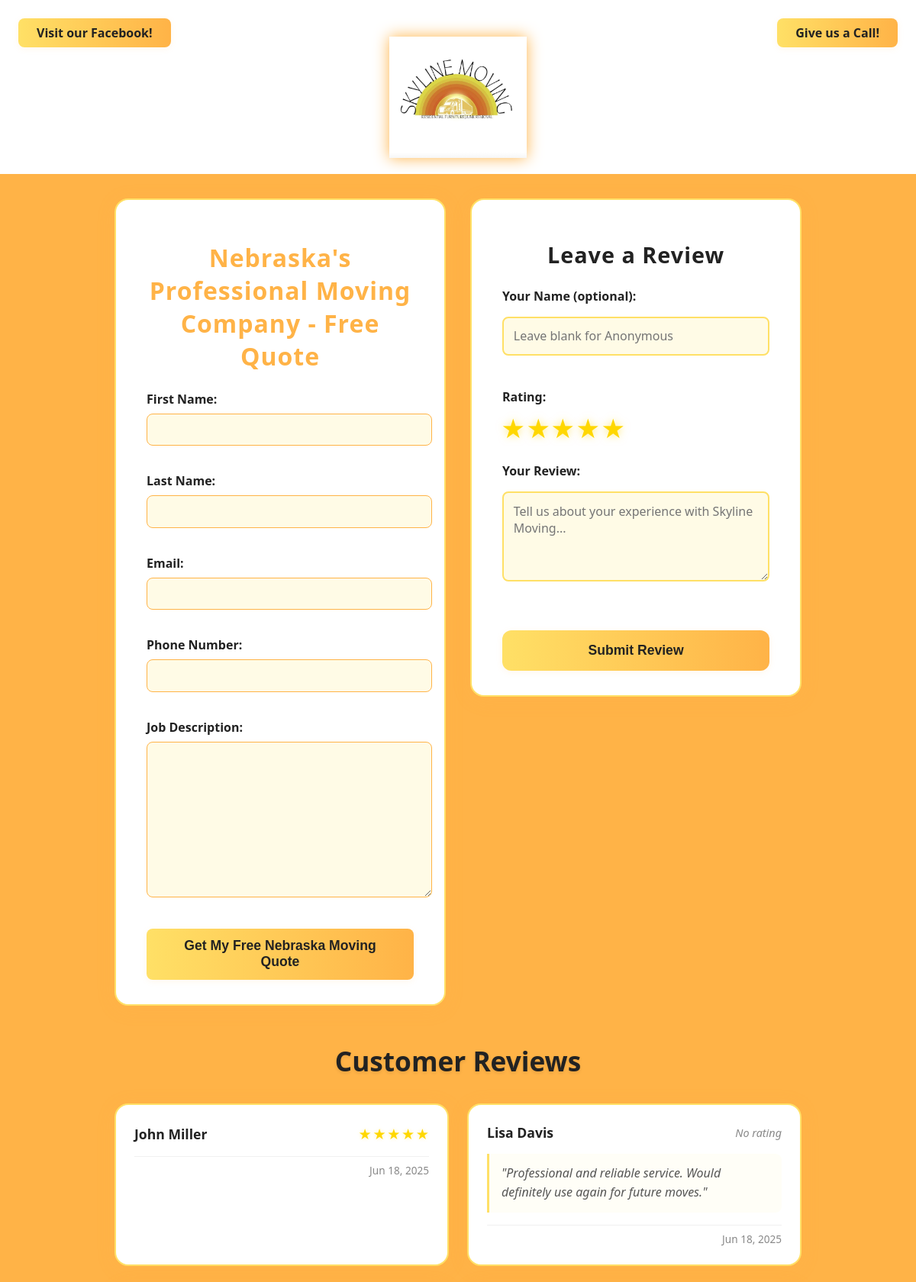
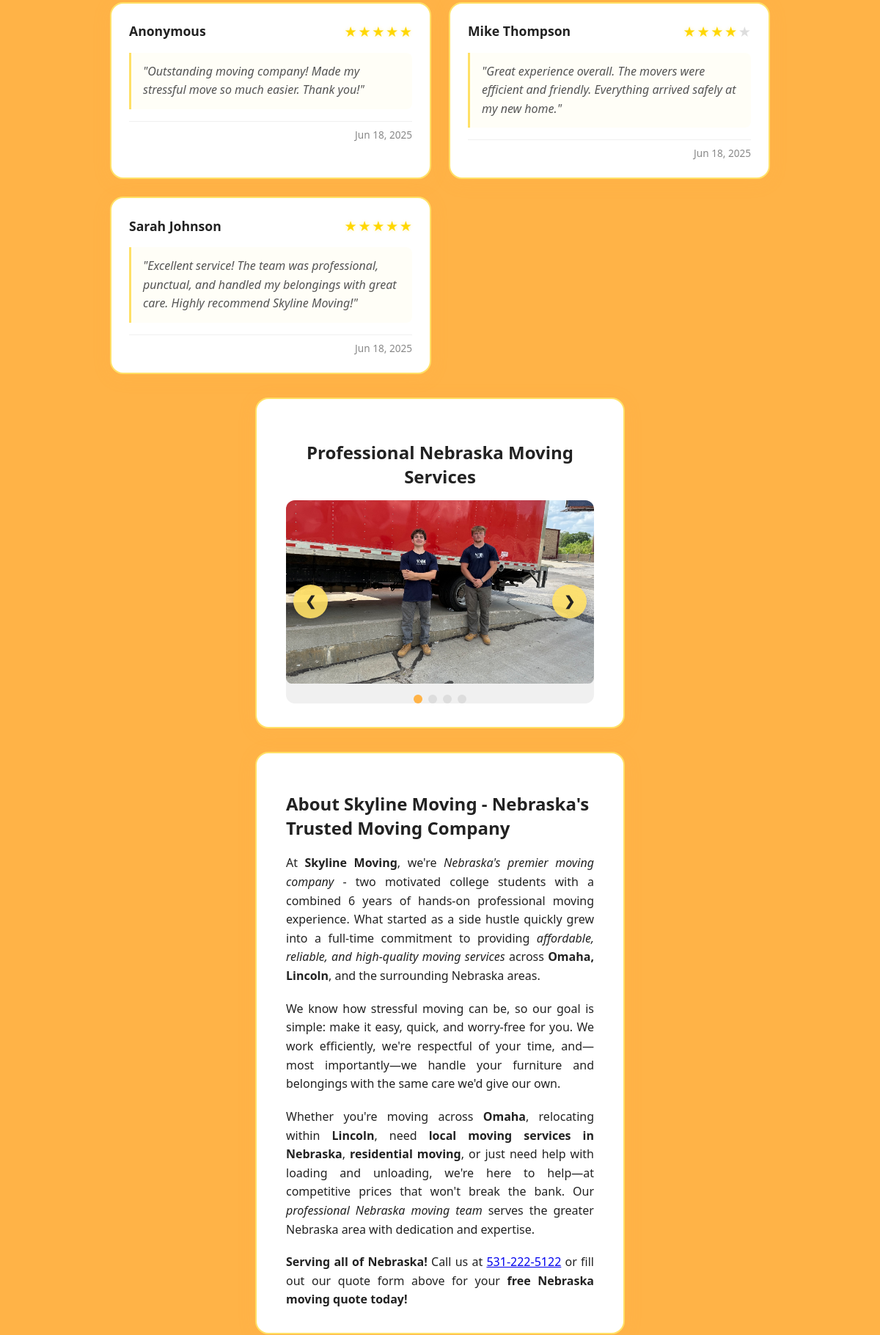
The page / (upper part) on the database its author committed (2 pictures, top to bottom).
### quotes/models.py (models this page shows, shortened)
class Review(models.Model):
    STAR_CHOICES = [
        ('1', '1 Star'),
        ('2', '2 Stars'),
        ('3', '3 Stars'),
        ('4', '4 Stars'),
        ('5', '5 Stars'),
        ('none', 'No Rating'),
    ]
    name = models.CharField(max_length=100, default='Anonymous')
    rating = models.CharField(max_length=4, choices=STAR_CHOICES, default='none')
    description = models.TextField(default='none')
    created_at = models.DateTimeField(default=timezone.now)
    class Meta:
        ordering = ['-created_at']  # Most recent first

### quotes/views.py (the view)
# urls.py: path('', views.quote_request, name='quote_request'),
def quote_request(request):
    success = False
    review_success = False
    if request.method == 'POST':
        if 'description' in request.POST or 'rating' in request.POST:
            review_form = ReviewForm(request.POST)
            if review_form.is_valid():
                Review.objects.create(
                    name=review_form.cleaned_data['name'],
                    rating=review_form.cleaned_data['rating'],
                    description=review_form.cleaned_data['description']
                )
                review_success = True
                review_form = ReviewForm()  # Reset form
            form = QuoteRequestForm()  # Keep quote form as is
        else:
            form = QuoteRequestForm(request.POST)
            if form.is_valid():
                subject = 'New Quote Request from Skyline Moving'
                message = (
                    f"First Name: {form.cleaned_data['first_name']}\n"
                    f"Last Name: {form.cleaned_data['last_name']}\n"
                    f"Email: {form.cleaned_data['email']}\n"
                    f"Phone: {form.cleaned_data['phone']}\n"
                    f"Job Description: {form.cleaned_data['job_description']}\n"
                )
                send_mail(
                    subject,
                    message,
                    'skyline.moving.gp@gmail.com',  # From email
                    ['skyline.moving.gp@gmail.com'],  # To email
                    fail_silently=False,
                )
                success = True
                form = QuoteRequestForm()  # Reset form
            review_form = ReviewForm()  # Keep review form as is
    else:
        form = QuoteRequestForm()
        review_form = ReviewForm()
    return render(request, 'quotes/quote_form.html', {
        'form': form,
        'review_form': review_form,
        'success': success,
        'review_success': review_success,
        'reviews': Review.objects.all()[:20]  # Show latest 20 reviews
    })

### quotes/forms.py (shortened to what this page needs)
class QuoteRequestForm(forms.Form):
    first_name = forms.CharField(max_length=30, label='First Name', widget=forms.TextInput(attrs={'required': 'required'}))
    last_name = forms.CharField(max_length=30, label='Last Name', widget=forms.TextInput(attrs={'required': 'required'}))
    email = forms.EmailField(label='Email', widget=forms.EmailInput(attrs={'required': 'required', 'pattern': r'.+@.+\.com$'}))
    phone = forms.CharField(max_length=20, label='Phone Number', widget=forms.TextInput(attrs={'required': 'required', 'pattern': r'^(\+1\s?)?(\(?\d{3}\)?[\s-]?)?\d{3}[\s-]?\d{4}$'}))
    job_description = forms.CharField(widget=forms.Textarea(attrs={'required': 'required'}), label='Job Description')

class ReviewForm(forms.Form):
    name = forms.CharField(max_length=100, required=False, widget=forms.TextInput(attrs={
        'placeholder': 'Leave blank for Anonymous',
        'id': 'reviewName'
    }))
    rating = forms.ChoiceField(choices=[
        ('1', '1'),
        ('2', '2'),
        ('3', '3'),
        ('4', '4'),
        ('5', '5'),
    ], required=False, initial='5', widget=forms.HiddenInput(attrs={'id': 'reviewRating'}))
    description = forms.CharField(widget=forms.Textarea(attrs={
        'rows': 4,
        'placeholder': 'Tell us about your experience with Skyline Moving...',
        'id': 'reviewText'
    }), required=False)

### quotes/templates/quotes/quote_form.html (shortened to what this page needs)
{% load static %}
<!DOCTYPE html>
<html lang="en">
<head>
    <link rel="stylesheet" href="{% static 'quotes/css/style.css' %}?v=23">
</head>
<body>
    <div class="logo-container">
        <div class="header-button-left">
            <a href="https://www.facebook.com/people/Skyline-Movers/61575602127611/#" target="_blank" class="header-button">Visit our Facebook!</a>
        </div>
        <div class="header-button-right">
            <a href="tel:531-222-5122" class="header-button">Give us a Call!</a>
        </div>
        <img src="{% static 'quotes/img/IMG_4687.jpg' %}" alt="Skyline Moving Logo - Professional Moving Company" class="logo">
    </div>
    <div class="quote-form-bg">
        <div class="forms-container">
            <div class="quote-form-container">
                <h1>Nebraska's Professional Moving Company - Free Quote</h1>
                <form method="post" itemscope itemtype="https://schema.org/ContactForm">
                    {{ form.as_p }}
                    <button type="submit" aria-label="Submit moving quote request">Get My Free Nebraska Moving Quote</button>
                </form>
            </div>
            <div class="review-form-container">
                <h1>Leave a Review</h1>
                <form class="review-form" method="post" id="reviewForm" novalidate>
                    <div class="form-group">
                        <label for="reviewName">Your Name (optional):</label>
                        {{ review_form.name }}
                    </div>
                    <div class="form-group">
                        <label for="reviewRating">Rating:</label>
                        <div class="star-rating">
                            <span class="star" data-rating="1">★</span>
                            <span class="star" data-rating="2">★</span>
                            <span class="star" data-rating="3">★</span>
                            <span class="star" data-rating="4">★</span>
                            <span class="star" data-rating="5">★</span>
                        </div>
                    </div>
                    <div class="form-group">
                        <label for="reviewText">Your Review:</label>
                        {{ review_form.description }}
                    </div>
                    <button type="submit" aria-label="Submit review">Submit Review</button>
                </form>
            </div>
        </div>
        <div class="reviews-display-container">
            <h2>Customer Reviews</h2>
            {% if reviews %}
                <div class="reviews-grid">
                    {% for review in reviews %}
                        <div class="review-bubble">
                            <div class="review-header">
                                <div class="review-name">{{ review.name }}</div>
                                <div class="review-rating">
                                    {% if review.rating != 'none' %}
                                        {% for i in "12345" %}
                                            {% if forloop.counter <= review.rating|add:0 %}
                                                <span class="review-star filled">★</span>
                                            {% else %}
                                                <span class="review-star">★</span>
                                            {% endif %}
                                        {% endfor %}
                                    {% else %}
                                        <span class="no-rating">No rating</span>
                                    {% endif %}
                                </div>
                            </div>
                            {% if review.description != 'none' %}
                                <div class="review-description">
                                    "{{ review.description }}"
                                </div>
                            {% endif %}
                            <div class="review-date">
                                {{ review.created_at|date:"M d, Y" }}
                            </div>
                        </div>
                    {% endfor %}
                </div>
            {% else %}
                <div class="no-reviews">
                    <p>No reviews yet. Be the first to leave a review!</p>
                </div>
            {% endif %}
        </div>
        <div class="carousel-container">
            <h3>Professional Nebraska Moving Services</h3>
            <div class="carousel">
                <div class="carousel-inner">
                    <div class="carousel-item active">
                        <img src="{% static 'quotes/img/IMG_0507.jpg' %}" alt="Professional Moving Team - Skyline Moving Services">
                    </div>
                </div>
                <button class="carousel-btn prev-btn" onclick="changeSlide(-1)">&#10094;</button>
                <button class="carousel-btn next-btn" onclick="changeSlide(1)">&#10095;</button>
                <div class="carousel-indicators">
                    <span class="indicator active" onclick="currentSlide(1)"></span>
                    <span class="indicator" onclick="currentSlide(2)"></span>
                    <span class="indicator" onclick="currentSlide(3)"></span>
                    <span class="indicator" onclick="currentSlide(4)"></span>
                </div>
            </div>
        </div>
        <div class="about-us-container">
            <h2>About Skyline Moving - Nebraska's Trusted Moving Company</h2>
            <div class="about-us-content">
                <p>At <strong>Skyline Moving</strong>, we're <em>Nebraska's premier moving company</em> - two motivated college students with a combined 6 years of hands-on professional moving experience. What started as a side hustle quickly grew into a full-time commitment to providing <em>affordable, reliable, and high-quality moving services</em> across <strong>Omaha, Lincoln</strong>, and the surrounding Nebraska areas.</p>
                <p>We know how stressful moving can be, so our goal is simple: make it easy, quick, and worry-free for you. We work efficiently, we're respectful of your time, and—most importantly—we handle your furniture and belongings with the same care we'd give our own.</p>
                <p>Whether you're moving across <strong>Omaha</strong>, relocating within <strong>Lincoln</strong>, need <strong>local moving services in Nebraska</strong>, <strong>residential moving</strong>, or just need help with loading and unloading, we're here to help—at competitive prices that won't break the bank. Our <em>professional Nebraska moving team</em> serves the greater Nebraska area with dedication and expertise.</p>
                <p><strong>Serving all of Nebraska!</strong> Call us at <a href="tel:531-222-5122">531-222-5122</a> or fill out our quote form above for your <strong>free Nebraska moving quote today!</strong></p>
            </div>
        </div>
    </div>
</body>
</html>

### rows shown on the page
Review: name "John Miller", rating "5" (drawn), created_at "Jun 18, 2025"
Review: name "Lisa Davis", rating "No rating", description "Professional and reliable service. Would definitely use again for future moves.", created_at "Jun 18, 2025"
Review: name "Anonymous", rating "5" (drawn), description "Outstanding moving company! Made my stressful move so much easier. Thank you!", created_at "Jun 18, 2025"
Review: name "Mike Thompson", rating "4" (drawn), description "Great experience overall. The movers were efficient and friendly. Everything arrived safely at my new home.", created_at "Jun 18, 2025"
Review: name "Sarah Johnson", rating "5" (drawn), description "Excellent service! The team was professional, punctual, and handled my belongings with great care. Highly recommend Skyline Moving!", created_at "Jun 18, 2025"
